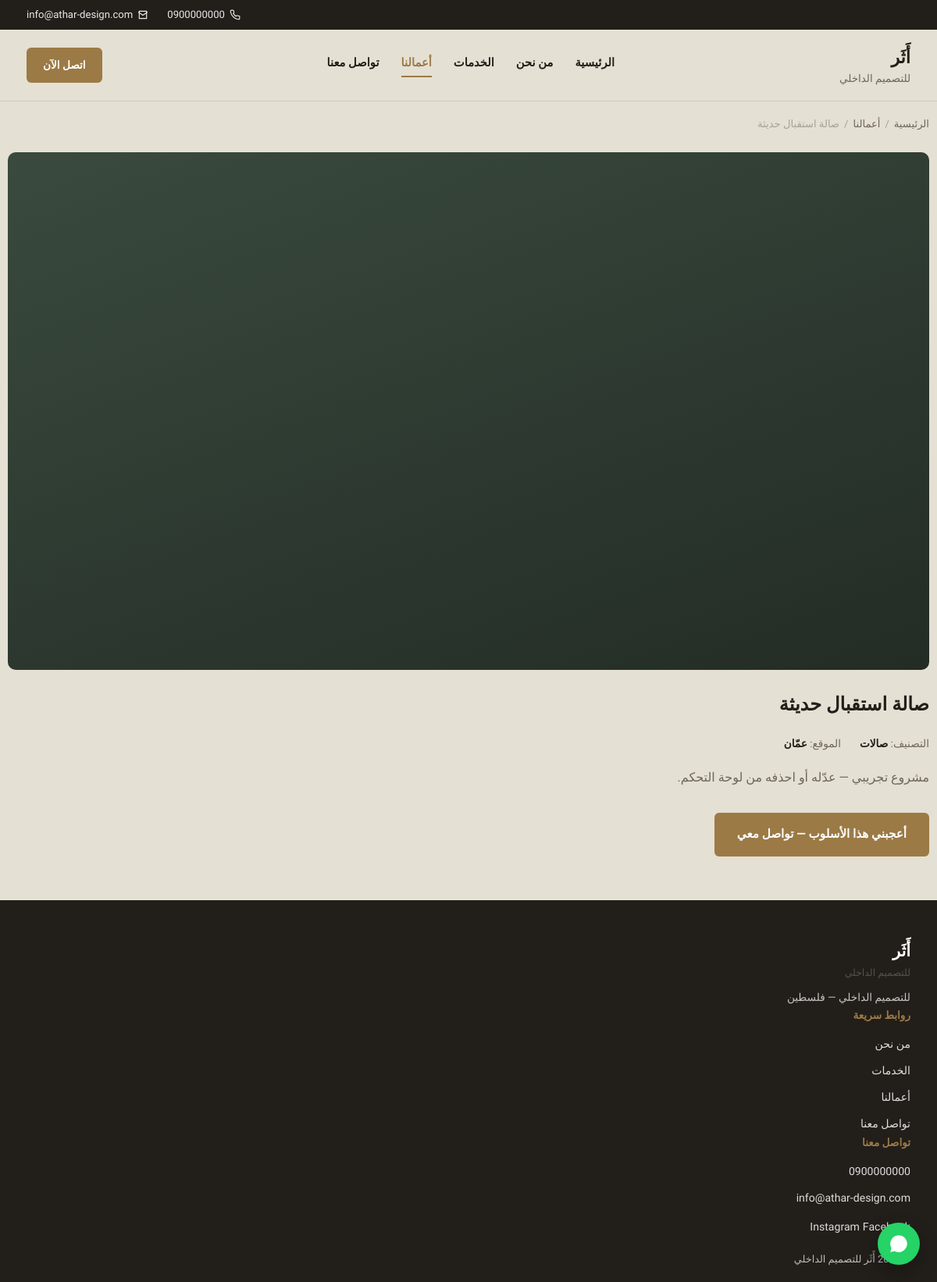
The app's page /project.php?slug=modern-majlis-demo with its own data.
### tables this page shows
CREATE TABLE projects (
    id           INT AUTO_INCREMENT PRIMARY KEY,
    title        VARCHAR(180) NOT NULL,
    slug         VARCHAR(200) NOT NULL UNIQUE,
    description  TEXT,
    location     VARCHAR(120),
    category_id  INT DEFAULT NULL,
    cover_image  VARCHAR(255) DEFAULT NULL,
    is_featured  TINYINT(1) DEFAULT 0,
    status       ENUM('published','draft') DEFAULT 'published',
    sort_order   INT DEFAULT 0,
    created_at   TIMESTAMP DEFAULT CURRENT_TIMESTAMP,
    FOREIGN KEY (category_id) REFERENCES categories(id) ON DELETE SET NULL
);

CREATE TABLE categories (
    id         INT AUTO_INCREMENT PRIMARY KEY,
    name       VARCHAR(100) NOT NULL,
    slug       VARCHAR(120) NOT NULL UNIQUE,
    sort_order INT DEFAULT 0
);

### includes/functions.php (called while the page is built, shortened)
<?php
function e($str)
{
    return htmlspecialchars($str ?? '', ENT_QUOTES, 'UTF-8');
}
function asset_path($path)
{
    return ltrim($path, '/');
}
function placeholder_tone($seed)
{
    $tones = ['#9C7A46', '#3A4A3E', '#6E5A3C', '#4A4038', '#5C4530', '#2F4538'];
    return $tones[$seed % count($tones)];
}

### project.php (the view, shortened to what this page needs)
<?php
require_once __DIR__ . '/includes/functions.php';
$slug = $_GET['slug'] ?? '';
$stmt = $pdo->prepare(
    "SELECT p.*, c.slug AS cat_slug, c.name AS cat_name
     FROM projects p LEFT JOIN categories c ON c.id = p.category_id
     WHERE p.slug = ? AND p.status = 'published'"
);
$stmt->execute([$slug]);
$project = $stmt->fetch();
require __DIR__ . '/includes/site-header.php';
?>
<main>
  <nav class="breadcrumb container" aria-label="مسار التصفح">
    <a href="<?= e(asset_path('index.php')) ?>">الرئيسية</a><span>/</span>
    <a href="<?= e(asset_path('portfolio.php')) ?>">أعمالنا</a><span>/</span>
    <span><?= e($project['title']) ?></span>
  </nav>
  <section class="project-hero container">
    <?php if ($project['cover_image']): ?>
      <img class="project-hero-img" src="<?= e(asset_path('uploads/portfolio/' . $project['cover_image'])) ?>" alt="<?= e($project['title']) ?>">
    <?php else: ?>
      <div class="project-hero-img" style="--tone:<?= placeholder_tone($project['id']) ?>;background:linear-gradient(160deg,var(--tone),color-mix(in srgb,var(--tone) 60%,black));"></div>
    <?php endif; ?>
    <h1 style="margin-top:24px;"><?= e($project['title']) ?></h1>
    <div class="project-meta">
      <?php if ($project['cat_name']): ?><span>التصنيف: <strong><?= e($project['cat_name']) ?></strong></span><?php endif; ?>
      <?php if ($project['location']): ?><span>الموقع: <strong><?= e($project['location']) ?></strong></span><?php endif; ?>
    </div>
    <?php if ($project['description']): ?><p><?= nl2br(e($project['description'])) ?></p><?php endif; ?>
    <p style="margin-top:32px;"><a href="<?= e(asset_path('contact.php')) ?>" class="btn btn-accent">أعجبني هذا الأسلوب — تواصل معي</a></p>
  </section>
</main>
<?php require __DIR__ . '/includes/site-footer.php'; ?>

### css/style.css (style rules this page uses)
:root { --bg: #E4E0D3; --bg-alt: #DAD3C2; --card: #F1EEE6; --ink: #221E1A; --muted: #6E6659; --accent: #9C7A46; --accent-2: #3A4A3E; --line: rgba(34,30,26,.12); --radius: 10px; --font-display: 'El Messiri', 'Segoe UI', sans-serif; --font-body: 'Almarai', 'Segoe UI', sans-serif; --max: 1180px; }
*,*::before,*::after { box-sizing:border-box; }
html { scroll-behavior:smooth; }
body { margin:0; background:var(--bg); color:var(--ink); font-family:var(--font-body); line-height:1.7; -webkit-font-smoothing:antialiased; }
h1,h2,h3 { font-family:var(--font-display); margin:0 0 .4em; font-weight:700; }
p { margin:0 0 1em; color:var(--muted); }
a { color:inherit; text-decoration:none; }
.container { max-width:var(--max); margin:0 auto; padding:0 24px; }
.btn { display:inline-block; padding:14px 28px; border-radius:6px; font-weight:800; font-size:.95rem; border:1.5px solid transparent; transition:transform .15s ease, background .2s ease; }
.btn-accent { background:var(--accent); color:#fff; }
.breadcrumb { font-size:.82rem; color:var(--muted); padding:18px 0 0; display:flex; gap:6px; flex-wrap:wrap; }
.breadcrumb span { opacity:.5; }
.project-hero { padding:24px 0 40px; }
.project-hero-img { width:100%; aspect-ratio:16/9; object-fit:cover; border-radius:var(--radius); background:linear-gradient(160deg,var(--accent),var(--accent-2)); }
.project-meta { display:flex; gap:24px; flex-wrap:wrap; margin:18px 0; font-size:.85rem; color:var(--muted); }
.project-meta strong { color:var(--ink); }

### records on screen
projects: title "صالة استقبال حديثة", category.name "صالات", location "عمّان", description "مشروع تجريبي — عدّله أو احذفه من لوحة التحكم."

### other values on screen
$s('phone') "0900000000"
$s('email') "info@athar-design.com"
$s('site_name') "أَثَر"
$s('site_tagline') "للتصميم الداخلي"
$s('address') "فلسطين"
